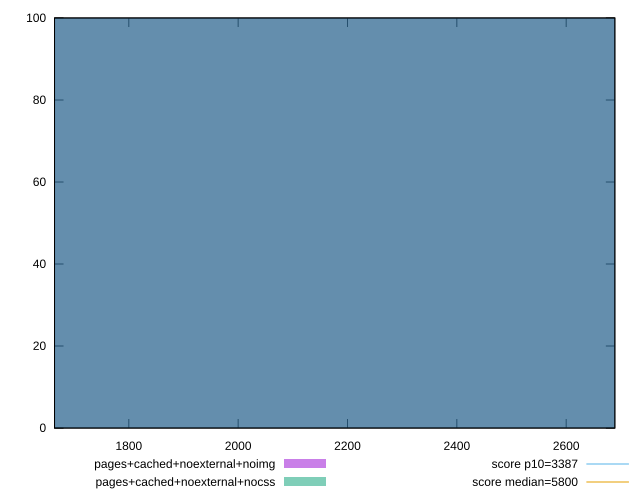

This chart was generated by the following gnuplot code:
reset
set terminal svg size 640, 500 enhanced background rgb 'white'
set output "report_00007_2020-12-11T15:55:29.892Z/speed-index/comparison/histogram/8_vs_9.svg"

$pagesCachedNoexternalNoimg <<EOF
2169.313624913211 100
EOF

$pagesCachedNoexternalNocss <<EOF
2169.313624913211 100
EOF

set key outside below
set boxwidth 1084.6568124566054
set yrange [0:100]
set style fill transparent solid 0.5 noborder

plot \
  $pagesCachedNoexternalNoimg title "pages+cached+noexternal+noimg" with boxes, \
  $pagesCachedNoexternalNocss title "pages+cached+noexternal+nocss" with boxes, \


reset
